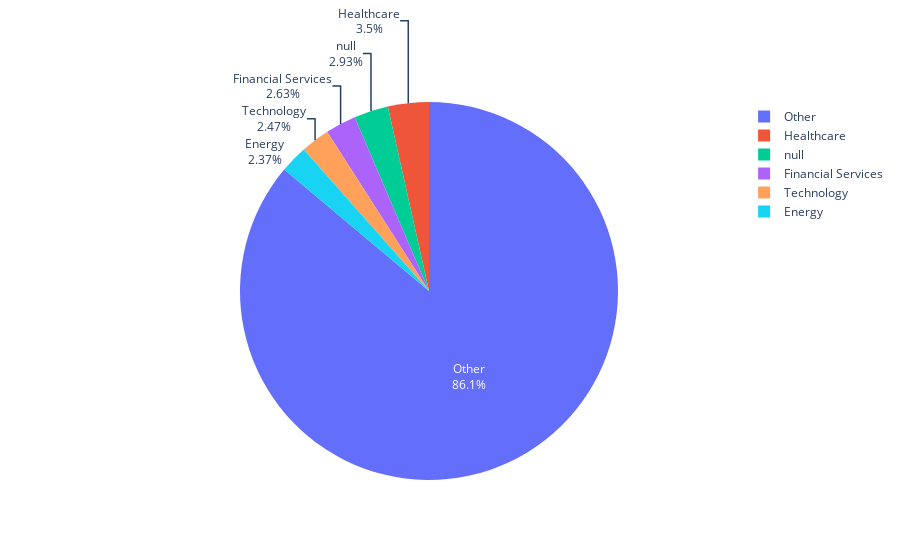

Source (notebook cell):
### Markdown cell above
# ETF Portfolio
Select an ETF to see its top holdings

### Code cell
#ETF Portfolio
etf_df = ar.df_by_type(df, "ETF")
etf_list = etf_df.holding

etf_dd = widgets.Dropdown(options=etf_list,
                          description="ETF:",
                          disabled=False,
                          value=None)

def on_etf_change(change):
    if etf_dd.value:
        global holdings_df
        global tickers_list
        clear_output()
        display(etf_dd)
        print("Retrieving data for {}...".format(etf_dd.value))
        tick = hu.Holding(etf_dd.value)
        holdings_df = tick.scrape_holdings(source="yahoo finance")
        hold_tot_perc = round(sum(holdings_df["% Assets"]), 2)

#         #Using Tickers
#         tickers_list = " ".join(holdings_df.index)
#         tickers = hu.Holdings(tickers_list)
#         holdings_df['Sector'] = tickers.return_sector_list()
        
        #Using ScrapeHolding
        tickers_list = holdings_df.index
        sh = hu.ScrapeHolding(holdings_list=tickers_list)
        holdings_df["Sector"] = sh.scrape_json_values(detail_key="sector")
        
        sum_percent = round(sum(holdings_df["% Assets"]), 2)
        
        display(holdings_df)
        print("Top {} holdings represent {}% of total assets".format(len(holdings_df.index), hold_tot_perc))
        row = pd.DataFrame([("Other", 100-sum_percent, "Other")],
                           columns=["Name", "% Assets", "Sector"],
                           index=["Other"])
        asset_other_df = holdings_df.append(row, sort=True)
        holdings_pie(asset_other_df)
        
        holdings_df["Country"] = sh.scrape_json_values(detail_key="country")
        countries_map(holdings_df["Country"])
        
        
def holdings_pie(df):
    labels = df["Sector"]
    values = df["% Assets"]
    fig = go.Figure(data=[go.Pie(labels=labels,
                                 values=values,
                                 hoverinfo='label+percent',
                                 textinfo='label+percent')])
    fig.show()
    

def countries_map(country_list):
    country_df = pd.DataFrame()
    country_df["Country"] = country_list
    country_df["Country Code"] = ar.return_alpha3_list(country_list)
    new_df = holdings_df.iloc[:-1].reset_index()
    country_df['% Assets'] = new_df["% Assets"]
    group_df = country_df.groupby('Country Code').sum().reset_index()
    group_df["Country"] = ar.return_country_name_list(group_df["Country Code"])

    fig = px.choropleth(group_df,
                        locations="Country Code",
    #                     locationmode = "country names",
                        color="% Assets",
                        hover_name="Country",
                        color_continuous_scale=px.colors.sequential.Purpor,
                        scope='world')
    # fig = go.Figure(data=go.Choropleth(locations=group_df["Country Code"],
    #                                    z = group_df["% Assets"],
    #                                    colorscale = 'Blues',
    #                                    autocolorscale = True,
    # #                                    text = group_df["Country"],
    #                                    marker_line_color = 'black',
    #                                    colorbar_ticksuffix = "%",
    #                                    marker_line_width = 0.75,))
    fig.update_layout(
        title_text = "Percent of Top {} Assets by Country".format(len(country_list)),
        title_x = 0.5,
        geo=dict(showframe = False,
                 showcoastlines = False,
                 projection_type = 'equirectangular'))
    fig.show()


etf_dd.observe(on_etf_change, names="value")
display(etf_dd)

### Figure 1 — Plotly figure (JSON) as saved in the notebook; plotly's stock layout.template omitted (floating-point values rounded to 4 significant figures)
{"data": [{"hoverinfo": "label+percent", "labels": ["Technology", null, "Financial Services", "Healthcare", null, "Energy", "Energy", "Healthcare", "Financial Services", "Healthcare", "Other"], "textinfo": "label+percent", "type": "pie", "values": [2.47, 1.72, 1.48, 1.29, 1.21, 1.19, 1.18, 1.16, 1.15, 1.05, 86.1]}], "layout": {}}
